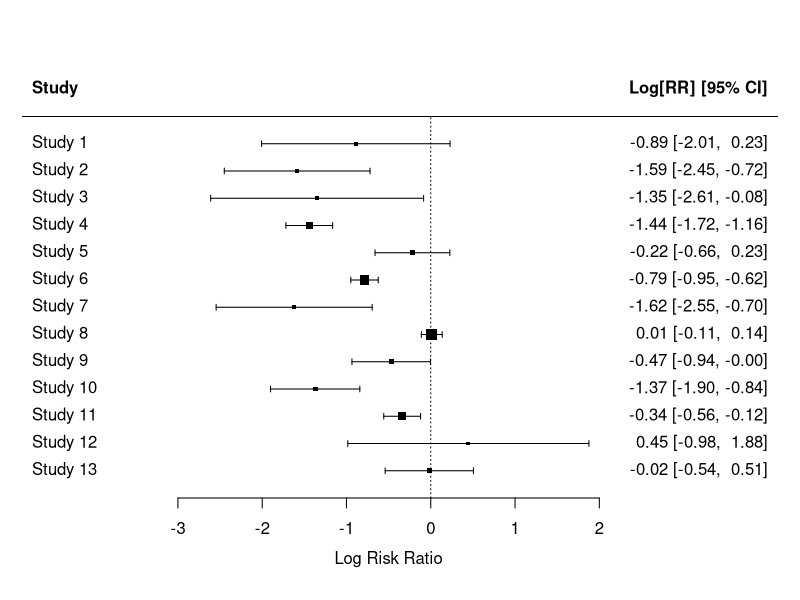
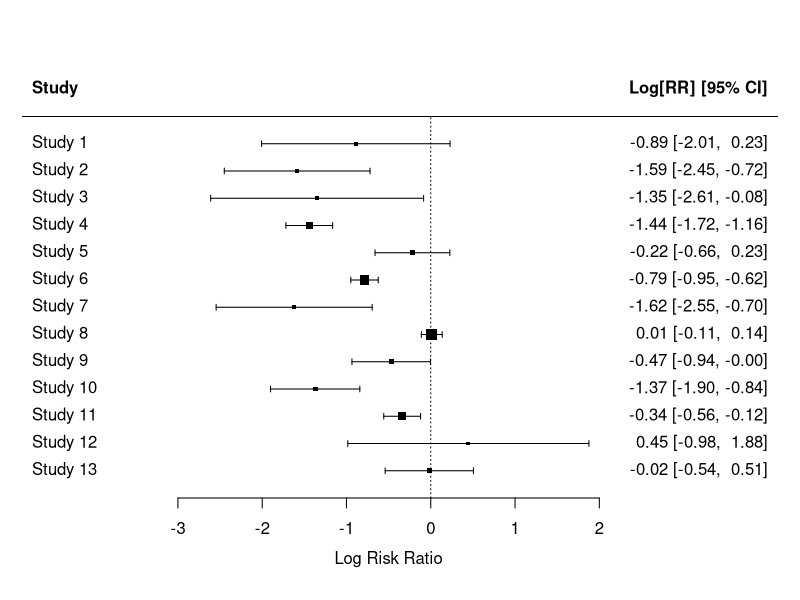
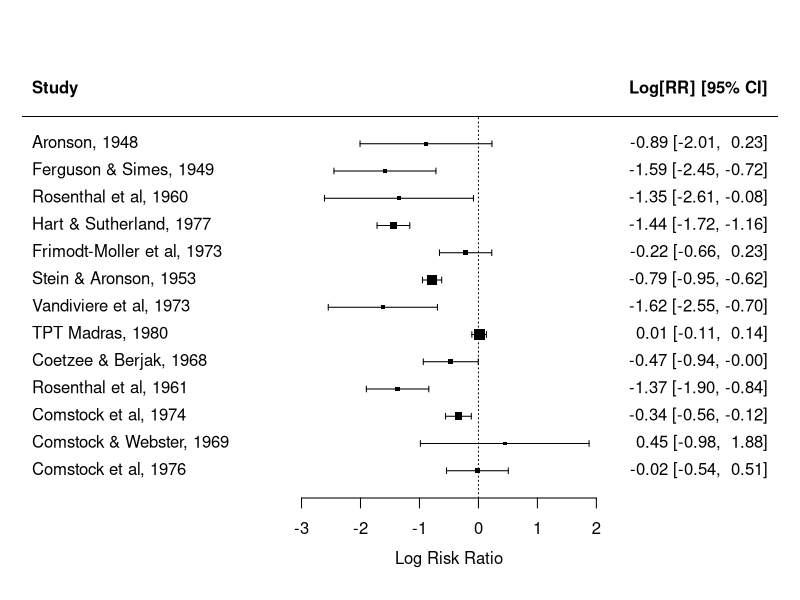
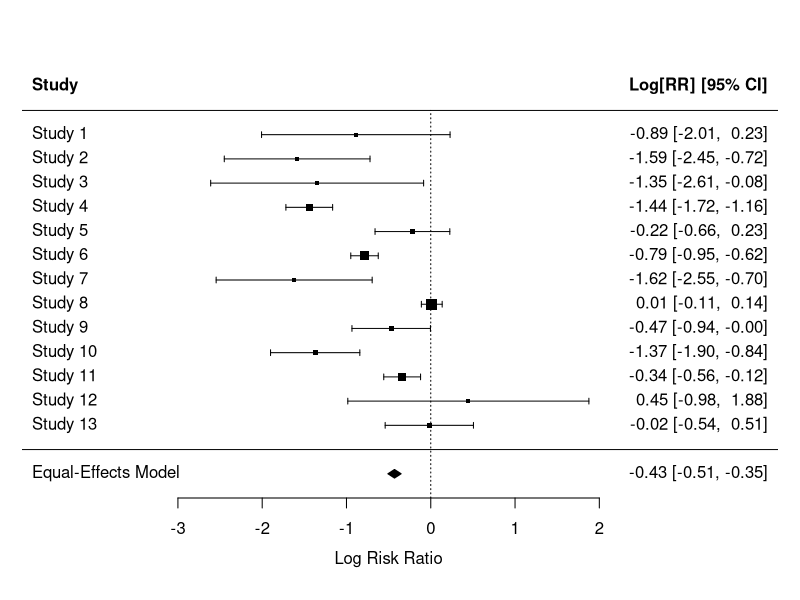
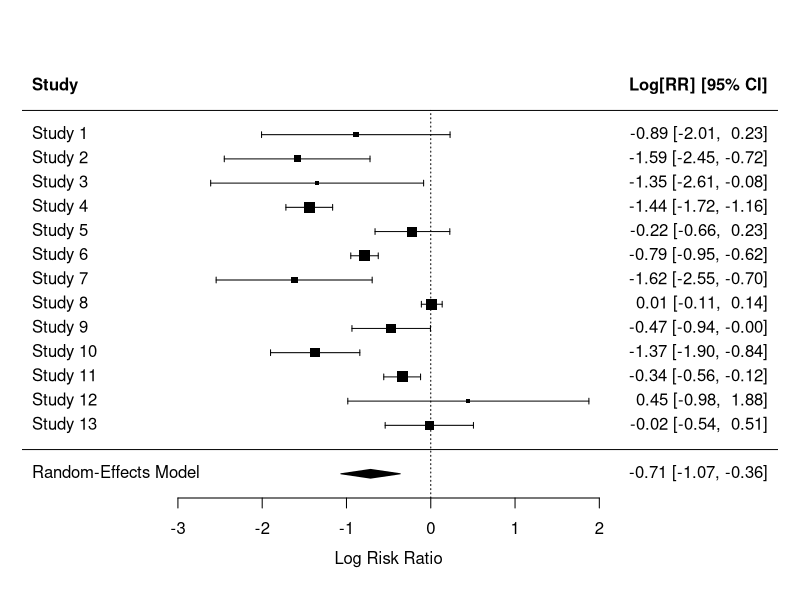
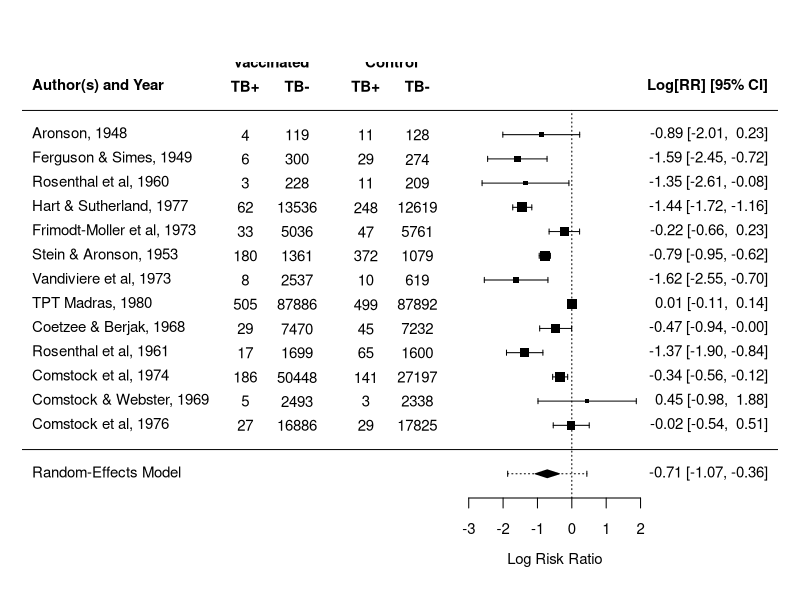
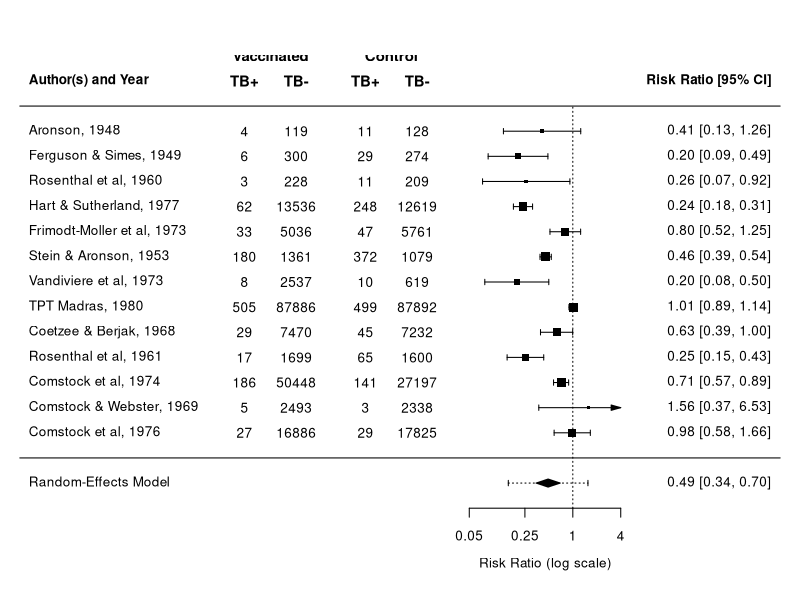
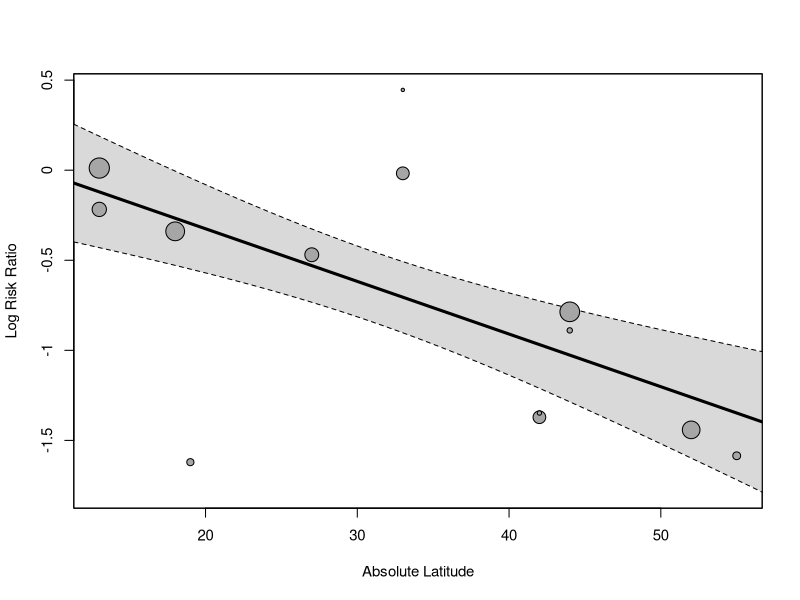

Write R code to recreate these figures, in order.
############################################################################

# meta-analysis examining the effectiveness of the BCG vaccine for preventing
# tuberculosis infections
#
# source: Colditz, G. A., Brewer, T. F., Berkey, C. S., Wilson, M. E.,
# Burdick, E., Fineberg, H. V., & Mosteller, F. (1994). Efficacy of BCG
# vaccine in the prevention of tuberculosis: Meta-analysis of the published
# literature. Journal of the American Medical Association, 271(9), 698-702.
# https://doi.org/10.1001/jama.1994.03510330076038
#
# one of the included studies: Hart, P. D. & Sutherland, I. (1977). BCG and
# vole bacillus vaccines in the prevention of tuberculosis in adolescence and
# early adult life. British Medical Journal, 2, 293-295.
# https://doi.org/10.1136/bmj.2.6082.293

############################################################################

# load metafor package
library(metafor)

# make sure that this script (code_r_bcg.r) and the BCG dataset (data_bcg.txt)
# are both placed in the same directory/folder on your computer; the first
# thing we need to do now is to set the 'working directory' to this location

# in RStudio: Menu 'Session', Set Working Directory, To Source File Location

# this sets the working directory to the location of the currently opened R
# script (i.e., code_r_bcg.r) and hence the following command will be able to
# find the dataset in the same directory

# read in data from data_bcg.txt
dat <- read.table("data_bcg.txt", header=TRUE)

# examine data
dat

# spreadsheet-like view
View(dat)

# or use the built-in dataset (called 'dat.bcg')
# copy BCG vaccine data to 'dat'
dat <- dat.bcg
dat

# tpos, tneg, cpos, cneg are the variables corresponding to the 2x2 tables
#
#          | TB+   TB-
# ---------+-----------
# treated  | tpos  tneg
# control  | cpos  cneg

# compute log risk ratios and corresponding sampling variances
dat <- escalc(measure="RR", ai=tpos, bi=tneg,
                            ci=cpos, di=cneg, data=dat)
dat

# yi = the log risk ratios
# vi = the corresponding sampling variances

# check the calculation of the log risk rations for Hart & Sutherland (1977)
 62 / ( 62 + 13536) # risk in the treated (vaccinated) group
248 / (248 + 12619) # risk in the control (non-vaccinated) group
(62 / (62 + 13536)) / (248 / (248 + 12619)) # risk ratio
log((62 / (62 + 13536)) / (248 / (248 + 12619))) # log risk ratio

# so, a risk ratio of 1 leads to a log risk ratio of 0, which indicates that
# the risk in the treated (vaccinated) group is the same as the risk in the
# control (non-vaccinated group); if the risk is lower in the treated group,
# then the risk ratio will be below 1 and the log risk ratio below 0

# forest plot (a very basic one)
forest(dat$yi, dat$vi)
with(dat, forest(yi, vi))

# a slightly nicer one
with(dat, forest(yi, vi, slab=paste(author, year, sep=", "), header=TRUE))

# fit equal-effects model
res <- rma(yi, vi, method="EE", data=dat)
res

# or round results to 2 digits
print(res, digits=2)

# back-transform results to the risk ratio scale
predict(res, transf=exp, digits=2)

# forest plot with results from the model
forest(res)

# fit random-effects model (using the DerSimonian-Laird estimator for tau^2)
res <- rma(yi, vi, method="DL", data=dat)
res

# fit random-effects model (the default is to use REML estimation)
res <- rma(yi, vi, data=dat)
res

# or round results to 2 digits
print(res, digits=2)

# estimated average risk ratio (and 95% CI/PI)
predict(res, transf=exp, digits=2)

# forest plot with results from the model
forest(res)

# a nicer forest plot
res <- rma(yi, vi, data=dat, slab=paste(author, year, sep=", "))
forest(res, xlim=c(-16,6), header="Author(s) and Year", addpred=TRUE,
       ilab=cbind(dat$tpos, dat$tneg, dat$cpos, dat$cneg),
       ilab.xpos=c(-9.5,-8,-6,-4.5), cex=.90)
par(cex=.90, font=2)
text(c(-9.5,-8,-6,-4.5), 15, c("TB+", "TB-", "TB+", "TB-"))
text(c(-8.75,-5.25),     16, c("Vaccinated", "Control"))

# a nicer forest plot (with back-transformation)
res <- rma(yi, vi, data=dat, slab=paste(author, year, sep=", "))
forest(res, xlim=c(-16,6), atransf=exp, at=log(c(.05,.25,1,4)),
       header="Author(s) and Year", addpred=TRUE,
       ilab=cbind(dat$tpos, dat$tneg, dat$cpos, dat$cneg),
       ilab.xpos=c(-9.5,-8,-6,-4.5), cex=.90)
par(cex=.90, font=2)
text(c(-9.5,-8,-6,-4.5), 15, c("TB+", "TB-", "TB+", "TB-"))
text(c(-8.75,-5.25),     16, c("Vaccinated", "Control"))

# computation of I^2
res <- rma(yi, vi, data=dat)
res
k <- res$k
wi <- 1/res$vi
# think of 'vt' as a way to quantify the 'typical' sampling variance
vt <- (k-1) * sum(wi) / (sum(wi)^2 - sum(wi^2))
round(100 * res$tau2 / (res$tau2 + vt), digits=2)

# confidence interval for tau^2 and I^2
confint(res)

############################################################################

# fit mixed-effects meta-regression model
res <- rma(yi, vi, mods = ~ ablat, method="DL", data=dat)
res

# predicted average log risk ratio at 44 degrees
predict(res, newmods=44)

# predicted average risk ratio at 44 degrees
predict(res, newmods=44, digits=2, transf=exp)

# draw bubble plot
regplot(res, xlab="Absolute Latitude")
regplot(res, xlab="Absolute Latitude", xlim=c(0,60), predlim=c(0,60), transf=exp)
regplot(res, xlab="Absolute Latitude", xlim=c(0,60), predlim=c(0,60), transf=exp,
        refline=1, legend=TRUE, las=1, bty="l")

# computation of the (pseudo) R^2 value
res0 <- rma(yi, vi, method="DL", data=dat)
res1 <- rma(yi, vi, mods = ~ ablat, method="DL", data=dat)
round(100 * (res0$tau2 - res1$tau2) / res0$tau2, digits=2)

# mixed-effects meta-regression model with 2 moderators
res <- rma(yi, vi, mods = ~ ablat + year, method="DL", data=dat)
res

# predicted average risk ratios at 10, 30, and 50 degrees in 1970
predict(res, newmods=c(10, 1970), digits=2, transf=exp)
predict(res, newmods=c(30, 1970), digits=2, transf=exp)
predict(res, newmods=c(50, 1970), digits=2, transf=exp)

# plot the marginal relationships
regplot(res, mod="ablat", xlab="Absolute Latitude")
regplot(res, mod="year", xlab="Publication Year")

# create dummy variable (1 for random, 0 otherwise)
dat$random <- ifelse(dat$alloc=="random", 1, 0)

# subgrouping based on the 'random' dummy variable
res <- rma(yi, vi, method="DL", subset=c(random==0), data=dat)
res
res <- rma(yi, vi, method="DL", subset=c(random==1), data=dat)
res

# mixed-effects meta-regression model with dummy variable
res <- rma(yi, vi, mods = ~ random, method="DL", data=dat)
res

# predicted average log risk ratio for random=0
predict(res, newmods=0)

# predicted average log risk ratio for random=1
predict(res, newmods=1)

# predicted average risk ratio for random=0
predict(res, newmods=0, digits=2, transf=exp)

# predicted average risk ratio for random=1
predict(res, newmods=1, digits=2, transf=exp)

# these two approaches are not identical, since subgrouping allows for a
# different tau^2 value within subgroups, while the meta-regression approach
# assumes a single tau^2 value within subgroups

# mixed-effects meta-regression model with a categorical moderator
res <- rma(yi, vi, mods = ~ alloc, method="DL", data=dat)
res

# predicted average risk ratio for 'alternate'
predict(res, newmods=c(0,0), digits=2, transf=exp)

# predicted average risk ratio for 'random'
predict(res, newmods=c(1,0), digits=2, transf=exp)

# predicted average risk ratio for 'systematic'
predict(res, newmods=c(0,1), digits=2, transf=exp)

############################################################################

# another example of a bubble plot
res <- rma(yi, vi, mods = ~ ablat, method="DL", data=dat)
regplot(res, xlim=c(10,60), predlim=c(10,60), xlab="Absolute Latitude",
        atransf=exp, at=log(seq(0.2,1.6,by=0.2)), digits=1, las=1, bty="l",
        refline=0, label=c(7,12,13), labsize=0.9)

############################################################################

# note: we will not focus on publication bias in the context of this dataset
# (instead, see code_r_magnesium.r), but for completeness sake some of the
# methods are also applied here to the BCG vaccine dataset

# random-effects model
res <- rma(yi, vi, method="DL", data=dat)
res

# funnel plot
funnel(res)

# regression test
regtest(res)

# trim and fill method
taf <- trimfill(res)
taf
funnel(taf)

# fit selection model (assuming selection in favor of significant negative effects)
sel <- selmodel(res, type="logistic", alternative="less")
sel
plot(sel)

# PET/PEESE
regtest(res)
regtest(res, predictor="vi")

# contour-enhanced funnel plot
funnel(res, xlim=c(-2.5,2.5), ylim=c(0,0.8), refline=0, level=c(90, 95, 99),
       shade=c("white", "gray55", "gray75"), legend=TRUE)

############################################################################
